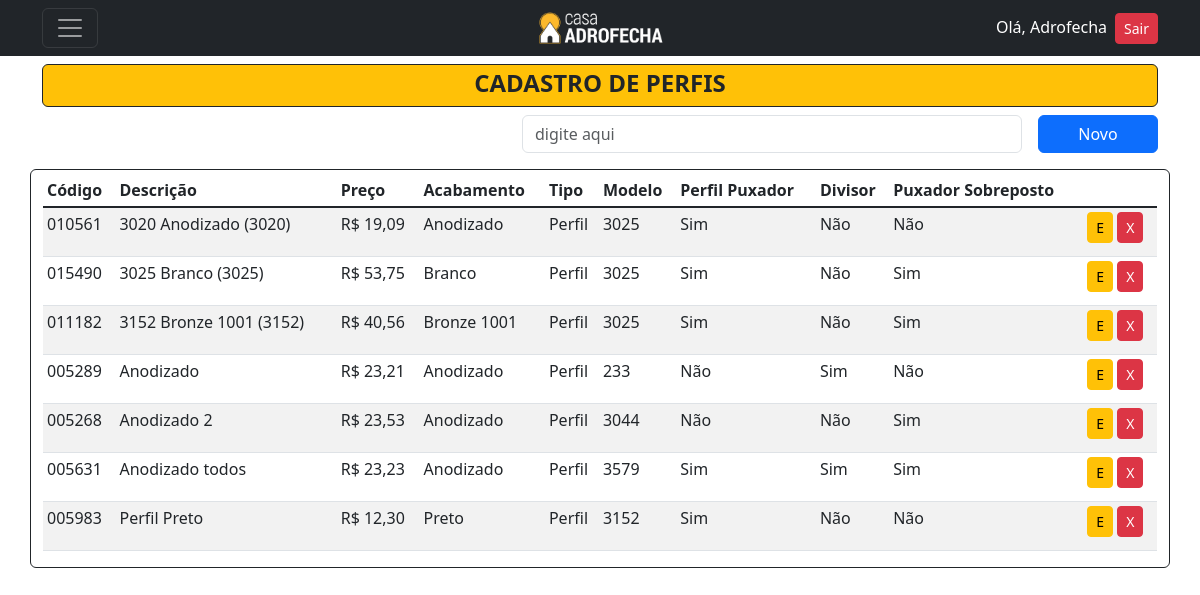
/listar/perfil/ (signed in), run on an earlier commit of the app's database.
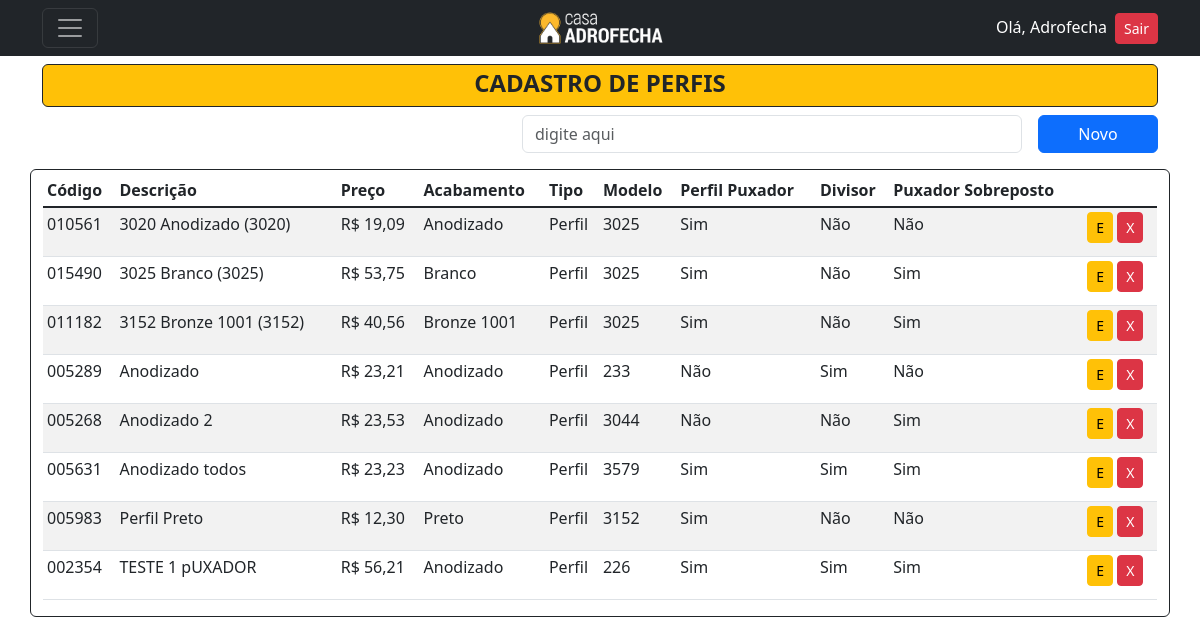
And on a later commit of the database.
### cadastros/models.py (models this page shows, shortened)
class Perfil(models.Model):
    codigo = models.CharField(max_length=6, verbose_name="Código", unique=True)
    descricao = models.CharField(max_length=150, verbose_name="Descrição")
    preco = models.DecimalField(decimal_places=2, max_digits=5, verbose_name="Preço")
    acabamento = models.ForeignKey(Acabamento, on_delete=models.PROTECT)
    tipo = models.ForeignKey(Tipo, on_delete=models.PROTECT)
    modelo = models.ForeignKey(ModeloPerfil, on_delete=models.PROTECT)
    encaixe = models.CharField(max_length=3, choices=ENCAIXE, blank=True, null=True)
    perfilpuxador = models.ManyToManyField(PerfilPuxador, verbose_name="Perfil Puxador", blank=True)
    encaixedivisor = models.CharField(max_length=3, choices=ENCAIXE, blank=True, null=True)
    divisor = models.ManyToManyField(Divisor, verbose_name="Divisor", blank=True)
    encaixepuxador = models.CharField(max_length=3, choices=ENCAIXE, blank=True, null=True)
    puxador = models.ManyToManyField(Puxador, verbose_name="Puxador", blank=True)
    class Meta:
        verbose_name = 'Perfil'
        verbose_name_plural = 'Perfis'
        ordering = ["descricao"]

class Acabamento(models.Model):
    acabamento = models.CharField(max_length=50, unique=True)
    class Meta:
        verbose_name = 'Acabamento'
        verbose_name_plural = 'Acabamentos'
        ordering = ["acabamento"]
    def __str__(self):
        return self.acabamento

class Tipo(models.Model):
    tipo = models.CharField(max_length=30, unique=True)
    class Meta:
        ordering = ["tipo"]
    def __str__(self):
        return self.tipo

class ModeloPerfil(models.Model):
    modelo = models.CharField(max_length=10, unique=True)
    class Meta:
        verbose_name = 'Modelo Perfil'
        verbose_name_plural = 'Modelo Perfis'
        ordering = ["modelo"]
    def __str__(self):
        return self.modelo

### cadastros/views.py (the view)
# urls.py: path('listar/perfil/', PerfilList.as_view(), name='listar-perfil'),
class PerfilList(LoginRequiredMixin, PermissionRequiredMixin, ListView):
    model = Perfil
    template_name = 'cadastros/listas/perfil.html'
    permission_required = 'cadastros.view_perfil'

### cadastros/templates/cadastros/listas/perfil.html (shortened to what this page needs)
{% extends 'base.html' %}
{% block content %}
<header class="mt-5">
  <div>
      <div class="bg-warning rounded text-dark border border-dark pt-1 d-flex align-items-center justify-content-center">
        <h4><strong>CADASTRO DE PERFIS</strong></h4>
      </div>
      <div class="mt-2 d-flex align-items-center justify-content-end">
          <input type="email" class="form-control me-3" style="width: 500px;" id="" name="busca-perfil" placeholder="digite aqui">
          <a href="{% url 'cadastrar-perfil' %}" style="width: 120px;" class="btn btn-primary bg-primary">Novo</a>
      </div>
  </div>
</header>
<div class="mt-3">
  <div class="row">
      <div class="border border-dark rounded container">
          <table class="mt-1 table table-sm table-striped">
            <thead>
              <tr>
                <th scope="col ">Código</th>
                <th scope="col ">Descrição</th>
                <th scope="col ">Preço</th>
                <th scope="col ">Acabamento</th>
                <th scope="col ">Tipo</th>
                <th scope="col ">Modelo</th>
                <th scope="col ">Perfil Puxador</th>
                <th scope="col ">Divisor</th>
                <th scope="col ">Puxador Sobreposto</th>
              </tr>
            </thead>
            <tbody class="table-group-divider ">
                {% for perfil in object_list %}
                <tr>
                    <td>{{ perfil.codigo }}</td>
                    <td>{{ perfil.descricao }}</td>
                    <td>R$ {{ perfil.preco }}</td>
                    <td>{{ perfil.acabamento }}</td>
                    <td>{{ perfil.tipo }}</td>
                    <td>{{ perfil.modelo }}</td>
                    <td>
                        {% if perfil.encaixe == "1" %}
                            <p>Sim</p>
                        {% else %}
                            <p>Não</p>
                        {% endif %}
                    </td>
                    <td>
                        {% if perfil.encaixedivisor == "1" %}
                            <p>Sim</p>
                        {% else %}
                            <p>Não</p>
                        {% endif %}
                    </td>
                    <td>
                        {% if perfil.encaixepuxador == "1" %}
                            <p>Sim</p>
                        {% else %}
                            <p>Não</p>
                        {% endif %}
                    </td>
                    <td>
                        <a href="{% url 'editar-perfil' perfil.pk %}" class="btn btn-warning btn-sm" title="Editar">E</a>
                        <a href="{% url 'excluir-perfil' perfil.pk %}" class="btn btn-danger btn-sm" title="Excluir">X</a>
                    </td>
                </tr>
                {% empty %}
                    <tr>
                        <td colspan="10">Nenhum Perfil cadastrado</td>
                    </tr>
                {% endfor %}
            </tbody>
          </table>
      </div>
  </div>
</div>
{% endblock %}

What changed in the data, as far as the page shows it:
added Perfil: codigo "002354", descricao "TESTE 1 pUXADOR", preco "56,21", acabamento "Anodizado", tipo "Perfil", modelo "226", encaixe "Sim", encaixedivisor "Sim", encaixepuxador "Sim"
